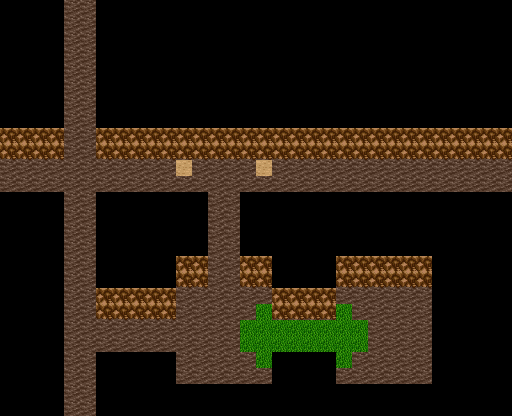

This is a level from a 2D game, rendered from its Tiled map with the project's own tilesets. A one-line summary and the map file follow, with tile-layer data summarised:
An orthogonal 32x26 tile map with 16x16 px tiles, 1 tile layer (Tile Layer 1 (alt)), 1 hidden layer not drawn and 7 objects (2x item, Event, warper, Character, checkpoint, ...).

<map version="1.0" orientation="orthogonal" renderorder="right-down" width="32" height="26" tilewidth="16" tileheight="16">
 <tileset firstgid="1" name="rtp" tilewidth="16" tileheight="16">
  <image source="tilesets/test/rtp.png" width="64" height="32" />
  <tile id="0">
   <properties>
    <property name="glow" value="glow_test.png" />
   </properties>
  </tile>
  <tile id="1">
   <properties>
    <property name="x" value="" />
   </properties>
  </tile>
  <tile id="3">
   <properties>
    <property name="x" value="" />
   </properties>
  </tile>
  <tile id="5">
   <properties>
    <property name="x" value="" />
   </properties>
  </tile>
  <tile id="7">
   <properties>
    <property name="x" value="" />
   </properties>
  </tile>
 </tileset>
 <layer name="Tile Layer 1 (alt)" width="32" height="26">
  <properties>
   <property name="alt" value="true" />
   <property name="z" value="0.0" />
  </properties>
  <data>[832 cells, 312 non-empty, 5 distinct tile ids]</data>
 </layer>
 <layer name="Tile Layer 1" width="32" height="26" visible="0">
  <properties>
   <property name="z" value="0.0" />
  </properties>
  <data>[832 cells, 296 non-empty, 3 distinct tile ids]</data>
 </layer>
 <objectgroup name="Object Layer 1">
  <properties>
   <property name="z" value=".5" />
  </properties>
  <object name="autostart" type="Event" x="64" y="160" width="16" height="16">
   <properties>
    <property name="hide" value="return true" />
    <property name="onEnter" value="speak('Radio box test. Radio box test. 1 2 3. Radio box test.'); sceneSwitch('auto_intro', true)" />
   </properties>
  </object>
  <object name="test warp" type="warper" x="192" y="304" width="16" height="16" />
  <object name="npc" type="Character" x="384" y="288" width="16" height="16">
   <properties>
    <property name="appearance" value="4dir_mono" />
    <property name="onCollide" value="speak('Stop running into me you doofus')" />
    <property name="onInteract" value="speak('Thanks for talking to me.')" />
   </properties>
  </object>
  <object name="checkpoint" type="checkpoint" x="64" y="352" width="32" height="64" />
  <object name="stalker" type="stalker" x="496" y="160" width="16" height="16">
   <properties>
    <property name="appearance" value="4dir_sk" />
   </properties>
  </object>
  <object name="scrap" type="item" x="64" y="384" width="16" height="16">
   <properties>
    <property name="key" value="item_scrap" />
   </properties>
  </object>
  <object name="radio" type="item" x="240" y="288" width="16" height="16">
   <properties>
    <property name="key" value="item_radio" />
   </properties>
  </object>
 </objectgroup>
</map>
